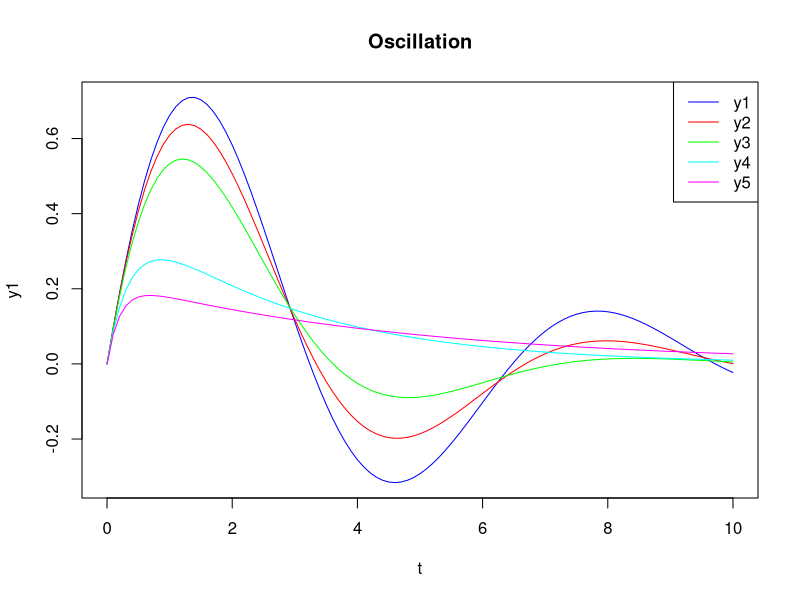

Generate this figure with R:
t = seq(0, 10, by = 0.1) 
y1 = 1.03*exp(-0.25*t)*sin(0.97*t) 
y2 = 1.07*exp(-0.35*t)*sin(0.94*t)
y3 = 1.15*exp(-0.5*t)*sin(0.87*t) 
y4 = 0.45*(exp(-0.38*t) - exp(-2.62*t)) 
y5 = 0.22*(exp(-0.21*t) - exp(-4.80*t)) 
plot(t, y1, type = "n", main = "Oscillation") 
colors = c("blue", "red", "green", "cyan", "magenta") 
lines(t, y1, col = colors[1]) 
lines(t, y2, col = colors[2]) 
lines(t, y3, col = colors[3])
lines(t, y4, col = colors[4])
lines(t, y5, col = colors[5]) 
legends = paste("y", 1:5, sep = "")
legends = paste("y", 1:5, sep = "")
legend(x = "topright", legends, lty = "solid", col = colors) 
